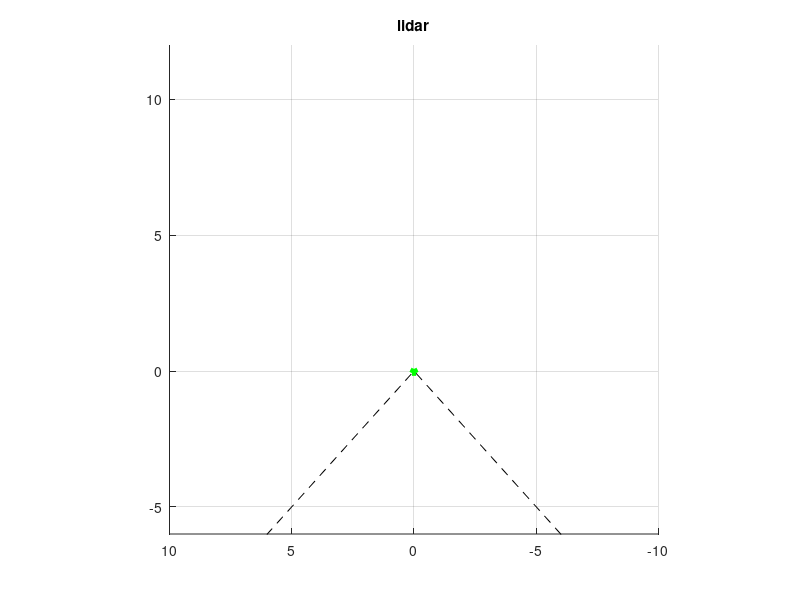

Recreate this plot in MATLAB.
function h = lidar_plot(varargin)

if nargin < 1
  t = 'lidar';
  a = ([-135:.25:135]') * pi/180;
elseif nargin < 2
  t = varargin{1};
  a = [-135:.25:135]' * pi/180;
elseif nargin < 3
  t = varargin{1};
  a = varargin{2};
elseif nargin < 4
  t = varargin{1};
  a = varargin{2};
  axes(varargin{3});
end

h.angles = a;
h.ca = cos(a);
h.sa = sin(a);
h.init = @init;
h.update = @update;

init(t);


  function init(t)
    h.lidar = [];

    % lidar display
    h.lidarAxes = gca;
    title(t);
    xlabel('');
    ylabel('');
    axis([-6, 12, -10, 10]);
    set(h.lidarAxes, 'CameraUpVector', [1, 0, 0]);
    grid on;
    hold on;

    % initialize lidar plot
    h.lidar.pp = polar(h.angles, zeros(size(h.angles)), '.b');
    [x, y] = pol2cart([-135; 0; 135] * pi/180, [10; 0; 10]);
    h.lidar.fovPlot = plot(x, y, '--k');
    h.lidar.robotPlot = plot(0, 0, '^g', 'MarkerSize', 3, 'LineWidth', 4);

  end

  function update(d)
    x = d .* h.ca;
    y = d .* h.sa;
    set(h.lidar.pp, 'XData', x, 'YData', y);
  end

end

